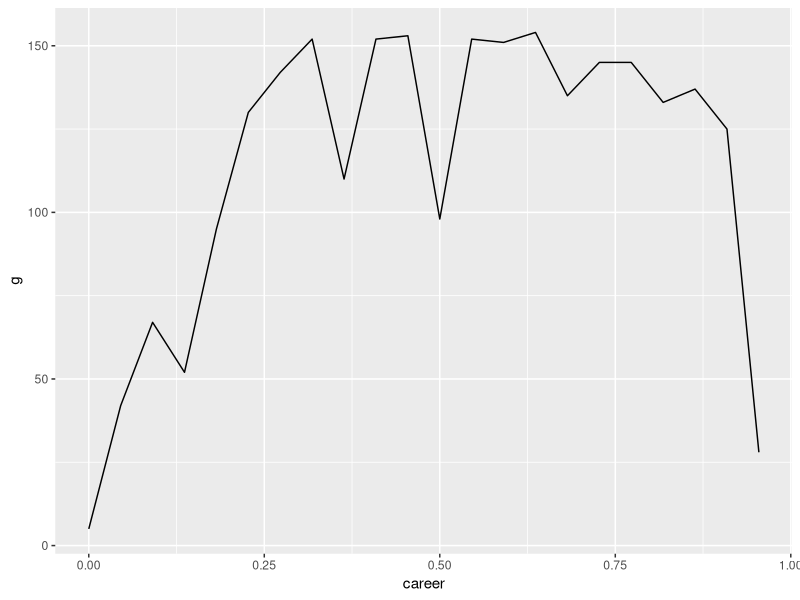
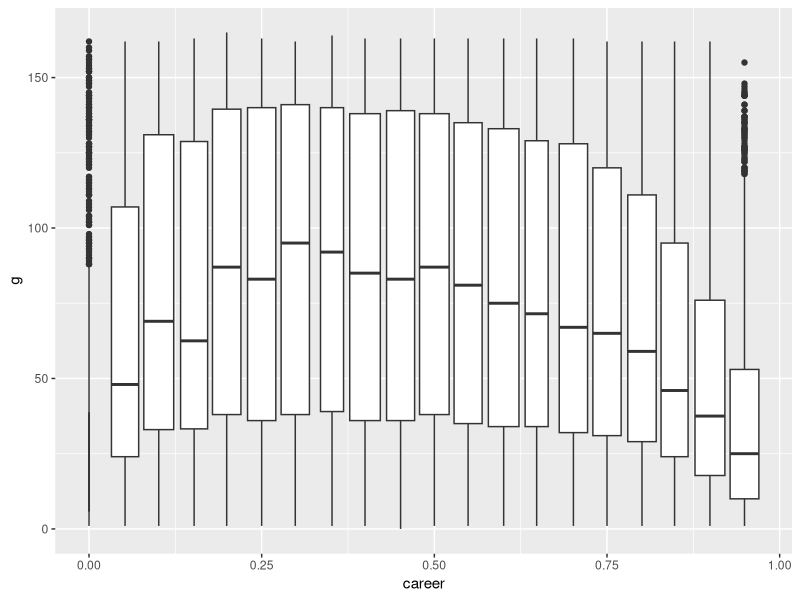
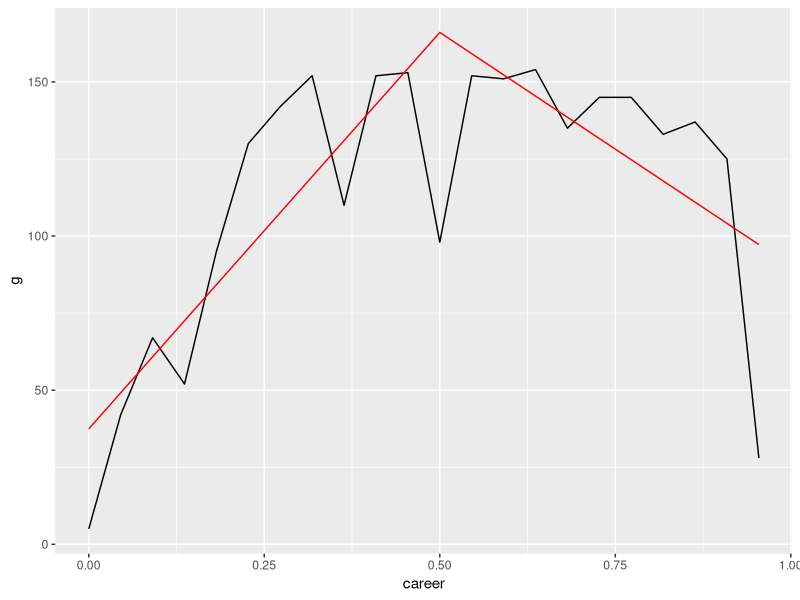
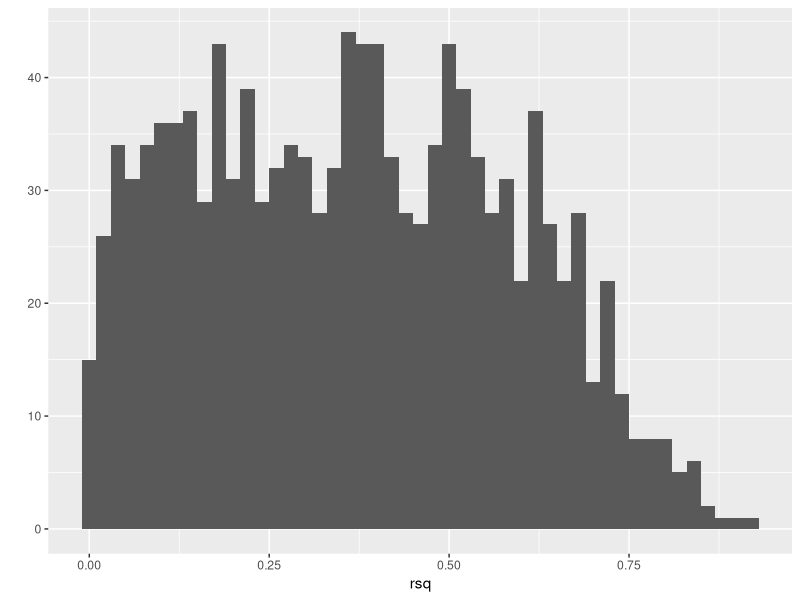
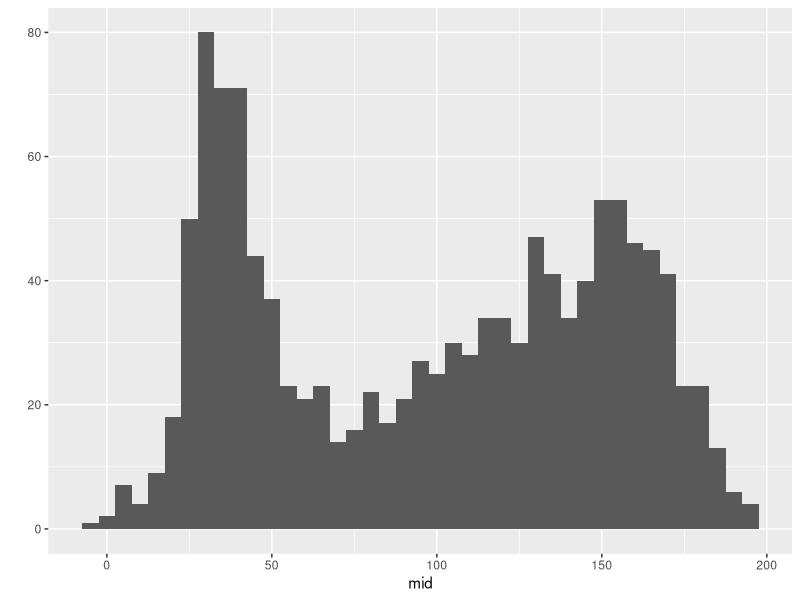
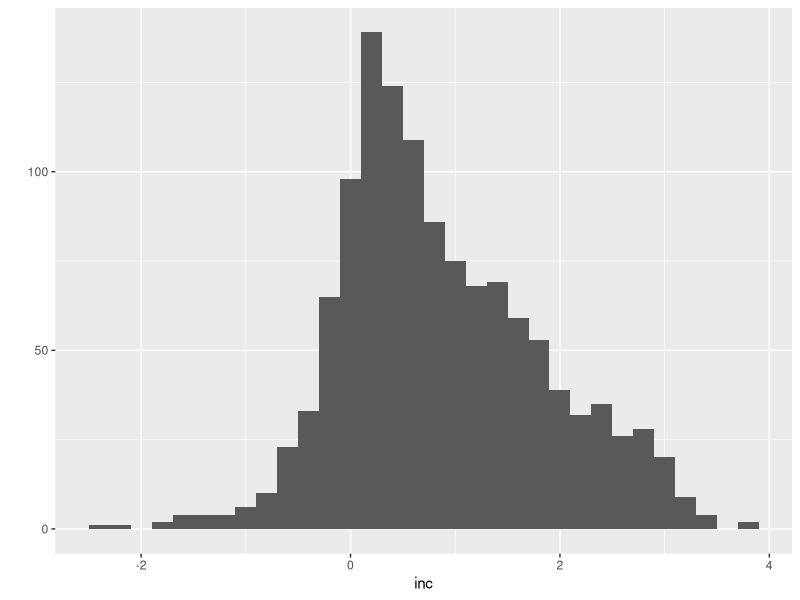
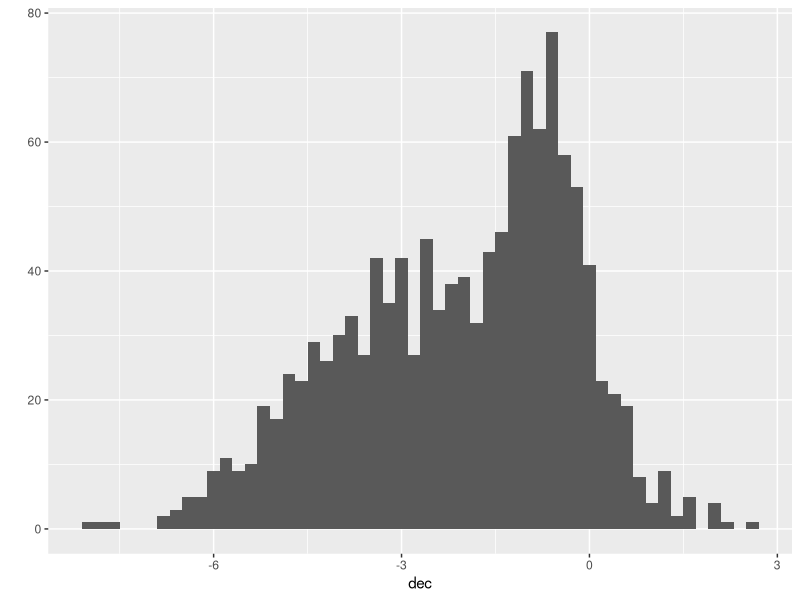
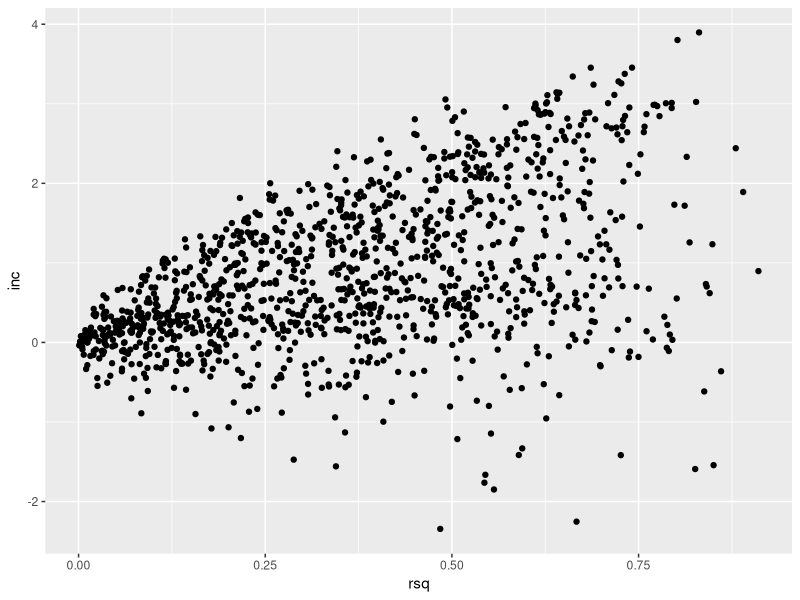

The R source for these figures, in order: (Note: this script raises an error after producing the figures.)
library(plyr)
library(ggplot2)

# First need to create new variables that capture the number of years
# a player has played, and for each year, how far through their career
# they are.

# This is straightforward using the techniques we just learned
b2 <- ddply(baseball, "id", transform,
  cyear = year - min(year) + 1)  
b2 <- ddply(b2, "id", transform,
  career = (cyear - 1) / max(cyear))  

head(b2)

# Now what sort of model should we use?
bruth <- subset(b2, id == "ruthba01")
qplot(career, g, data = bruth, geom = "line")
qplot(career, g, data = b2, geom="boxplot", group = round_any(career, 0.05))

# Could we model that as two straight lines?
bruth$p <- (bruth$career - 0.5) * 100
mod <- lm(g ~ p + p:I(p > 0), data = bruth)
bruth$ghat <- predict(mod)
qplot(career, g, data = bruth, geom = "line") + 
  geom_line(aes(y = ghat), colour = "red")

# It doesn't look great, but it's a start
# Let's fit that model to every player
b2$p <- (b2$career - 0.5) * 100

models <- dlply(b2, "id", lm, formula = g ~ p + p:I(p > 0))
# Or a bit more explicitly
models <- dlply(b2, "id", function(df) lm(g ~ p + p:I(p > 0), data = df))

length(models)
onem <- models[[1]]
onem
summary(onem)

coefs <- coef(onem)
names(coefs) <- c("mid", "inc", "dec")
rsq <- summary(onem)$r.squared

get_coefs <- function(model) {
  coefs <- coef(model)
  names(coefs) <- c("mid", "inc", "dec")
  c(coefs, rsq = summary(model)$r.squared)
}

coefs <- ldply(models, get_coefs)

qplot(rsq, data = coefs, geom = "histogram", binwidth = 0.02)
qplot(mid, data = coefs, geom = "histogram", binwidth = 5)
qplot(inc, data = coefs, geom = "histogram", binwidth = 0.2)
qplot(dec, data = coefs, geom = "histogram", binwidth = 0.2)

qplot(rsq, inc, data=coefs)
qplot(dec, inc, data=coefs, colour=rsq)

# Maybe the problem is everyone doesn't peak in the middle of their careers
# Intead we could use a segmented regression

mod <- lm(g ~ p, data = bruth)
segmented(mod, seg.Z = ~ p, psi = list(p = 0.5))  
segmented(mod, seg.Z = ~ p, psi = list(p = c(0.3, 0.7)))


segmod <- dlply(b2, "id", function(df) {
  df <- as.data.frame(df)
  mod <- lm(g ~ p, data = df)
  segmented(mod, seg.Z = ~ p, psi = list(p = 0.5))  
})



library(segmented)
segmod <- llply(linmod, )
